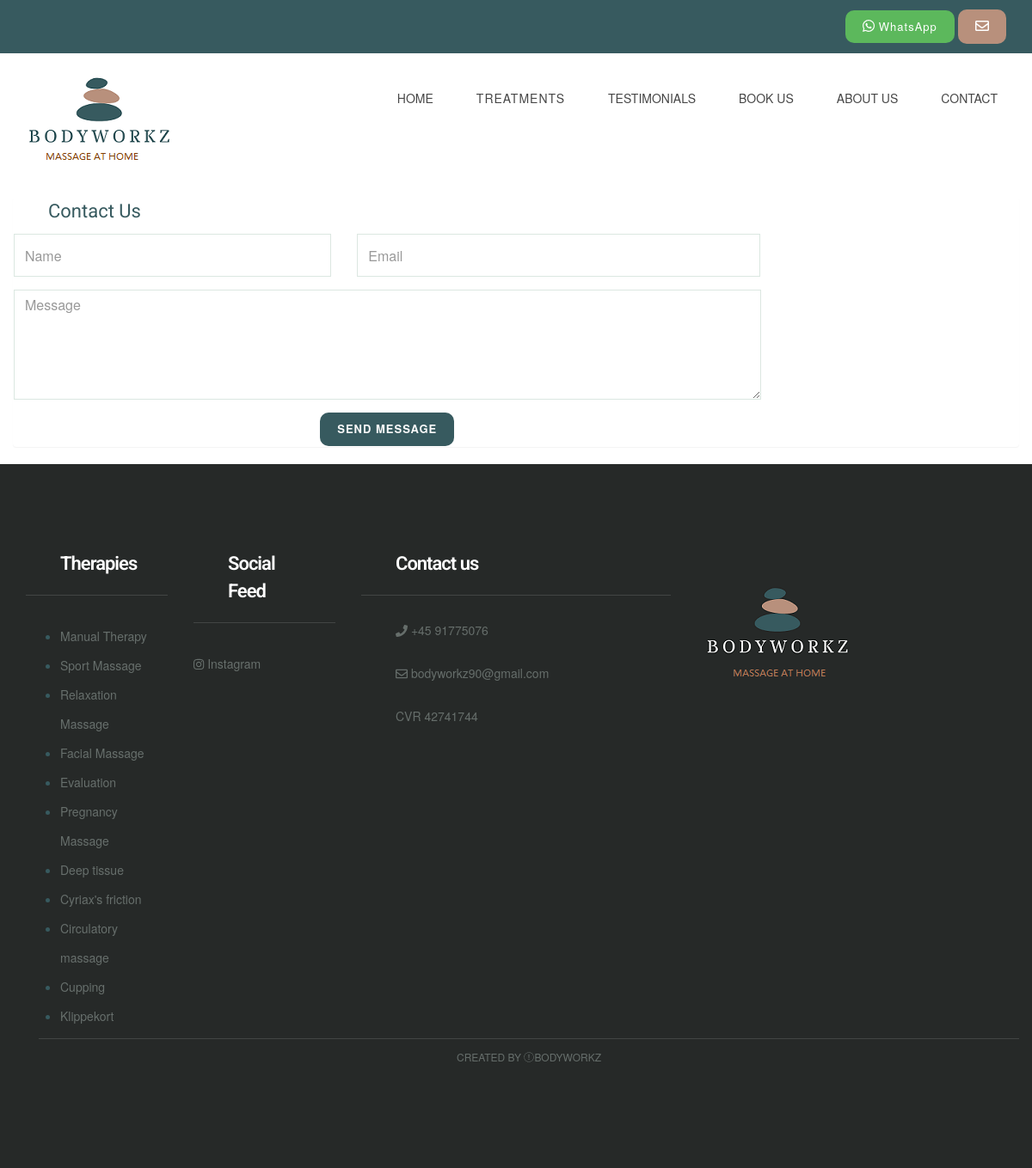
Page /contact/ on the committed database.
### MainApp/models.py (models this page shows, shortened)
class Therapy(models.Model):
    name = models.CharField(max_length=255 , verbose_name = "Nombre")
    image = models.ImageField(verbose_name="Foto", blank=True, null=True, upload_to="Images")
    short_description = models.CharField(max_length=150, verbose_name="Descripcion corta", blank=True, null=True,default="Massage")
    description = models.TextField()
    therapist = models.ManyToManyField(Therapist, verbose_name= "Terapeuta")
    duration = models.CharField(max_length=200, verbose_name = "Duracion", default="--")
    price = models.IntegerField(verbose_name="Precio",blank=True, null=True)
    class Meta:
            verbose_name="Terapia"
            verbose_name_plural="Terapias"

### MainApp/views.py (the view, shortened to what this page needs)
# urls.py: path('contact/', views.contacto ,name ="contacto"),
def contacto(request):
    contact_form = Contactform()
    therapy = Therapy.objects.all()
    return render (request, 'contact.html', {'form':contact_form, 'therapy':therapy })

### MainApp/forms.py
class Contactform(forms.Form):
    name = forms.CharField(required=True, widget=forms.TextInput(
        attrs={'class':'form-control', 'placeholder':'Name'}
    ))
    email = forms.EmailField(required=True, widget=forms.TextInput(
        attrs={'class':'form-control','placeholder':'Email'}
    ))
    content = forms.CharField(required= True, widget=forms.Textarea(
        attrs={"rows":5, "cols":20, 'class':'form-control','placeholder':'Message'}
    ))

### MainApp/templates/contact.html (shortened to what this page needs)
{% extends "base.html" %} {% block content %} {% load static %}
<div class="container ">
    <div class="row ">
        <article id="contact" class="panel">
            <header>
                <h2>Contact Us</h2>
            </header>
            <form action="" method="POST">
                <div>
                    <div class="row">
                        <div class="col-md-4">
                            {{ form.name }}
                        </div>
                        <div class="col-md-5">
                            {{ form.email }}
                        </div>
                        <div class="col-md-9">
                            {{form.content}}
                        </div>
                        <div class="col-md-9" align="center">
                            <input type="submit" class="btn btn-primary" value="Send Message ">
                        </div>
                    </div>
                </div>
            </form>
        </article>
    </div>
</div>
{% endblock %}

### MainApp/templates/base.html (shortened to what this page needs)
<!DOCTYPE html> {% load static %}
<html lang="en">
<head>
    <link href="{% static 'ap1/css/bootstrap.min.css' %}" rel="stylesheet">
    <link href="{% static 'ap1/css/font-awesome.min.css' %}" rel="stylesheet">
    <link href="{% static 'ap1/css/style.css' %}" rel="stylesheet">
</head>
<div class="header-top">
    <div class="container">
        <div class="row">
            <div class="col-lg-12 col-md-8 col-sm-8  col-xs-12">
                <div class="top-text">
                    <span class="text-block call-block">
                        <a href="https://wa.me/+4591775076 " title="click to open whatsapp chat ">
                            <button class="btn btn-success whatsapp-button">
                                <i class="fab fa-whatsapp" style="font-size: 16" aria-hidden="true "></i>
                                <span class="call-no" style="font-weight: 400; text-transform: capitalize">WhatsApp</span>
                    </button>
                    </a>
                    </span><a href="{% url 'contacto' %}" title="Contact Us"><button class="btn text-block mail-block hidden-xs hidden-sm">
                        <i class="fa fa-envelope-o" style="font-size: 16" aria-hidden="true "></i>
                    </button></a>
                </div>
            </div>
        </div>
    </div>
</div>
<div class="header">
    <div class="container">
        <div class="row">
            <div class="col-lg-4     col-md-4 col-sm-12 col-xs-12">
                <a href="{% url 'index' %}"><img src="{% static 'ap1/images/bodyworkz.png' %}" alt=""></a>
            </div>
            </ <div class="col-lg-6 col-md-4 col-sm-12 col-xs-12">
            <div class="navigation">
                <div id="navigation">
                    <ul>
                        <li class="active"><a href="{% url 'index' %}" title="Home">HOME</a></li>
                        <li class="active">
                            <a class="btn btn-secondary dropdown-toggle" href="#" role="button" id="dropdownMenuLink" data-toggle="dropdown" aria-haspopup="true" aria-expanded="false">
                                      Treatments
                                    </a>
                        </li>
                        <li><a href="{% url 'reviews' %}" title="Styleguide">TESTIMONIALS</a> </li>
                        <li>
                            <a href="{% url 'appointment' %}" title="Styleguide">BOOK US</a>
                        </li><li>
                            <a href="{% url 'about-us' %}" title="Styleguide">ABOUT US</a>
                        </li>
                        <li><a href="{% url 'contacto' %}" title="Contact Us">CONTACT</a> </li>
                    </ul>
                </div>
            </div>
        </div>
    </div>
</div>
</div>
{%block content %} {% endblock %}
<div class="footer">
    <div class="container">
        <div class="row">
            <div class="col-lg-2 col-md-3 col-sm-2 col-xs-12">
                <div class="footer-widget">
                    <h2 class="widget-title">Therapies</h2>
                    <ul>
                        {% for terapia in therapy %}
                        <li>
                            <a href="{% url 'article' terapia.id %} " class="tag">{{terapia.name}}</a> {% endfor %}
                        </li>
                    </ul>
                </div>
            </div>
            <div class="col-lg-2 col-md-2 col-sm-2 col-xs-12">
                <div class="footer-widget footer-social">
                    <h2 class="widget-title">Social Feed</h2>
                    <ul class="listnone">
                        <li>
                            <a href="http://instagram.com/_bodyworkz.dk"> <i class="fa fa-instagram"></i> Instagram</a>
                        </li>
                    </ul>
                </div>
            </div>
            <div class="col-lg-4 col-md-2 col-sm-2 col-xs-12">
                <div class="footer-widget footer-social">
                    <h2 class="widget-title">Contact us </h2>
                    <ul class="listnone contact">
                        <li><i class="fa fa-phone"></i> +45 91775076</li>
                        <li><i class="fa fa-envelope-o"></i> bodyworkz90@gmail.com</li>
                        <li> CVR 42741744</li>
                    </ul>
                </div>
            </div>
            <div class="col-lg-2 col-md-2 col-sm-6 col-xs-12">
                <div class="footer-widget footer-social">
                    <a href="{% url 'index' %}"><img src="{% static 'ap1/images/FOOTER.png' %}" alt=""></a>
                </div>
            </div>
        </div>
        <div class="tiny-footer">
            <div class="container">
                <div class="row">
                    <div class="col-lg-12 col-md-12 col-sm-12 col-xs-12">
                        <div class="copyright-content">
                            Created by <i class="fa fa-love"></i>Bodyworkz
                        </div>
                    </div>
                </div>
            </div>
        </div>
    </div>
    </body>
</html>

### MainApp/static/ap1/css/style.css (style rules this page uses)
h1, h2, h3, h4, h5, h6 { margin: 0; padding: 0; margin-bottom: 10px; color: #375a5f; font-weight: 400; font-family: 'Roboto', sans-serif; }
h2 { font-size: 22px; line-height: 32px; padding: 0px 40px 0px 40px; }
ul, ol { margin: 0; }
a { color: #375a5f; text-decoration: none; -webkit-transition: all 0.3s; -moz-transition: all 0.3s; transition: all 0.3s; }
.listnone { list-style: none; padding: 0px; }
.form-control { width: 100%; height: 50px; padding: 6px 12px; font-size: 16px; line-height: 1.42857143; color: #333; background-color: #fff; border: 1px solid #dbe7e1; background-image: none; border-radius: 0px; -webkit-box-shadow: inset 0 0px 0px rgba(255, 255, 255, .075); box-shadow: inset 3px 3px 3px rgba(255, 255, 255, .075); margin-bottom: 15px; }
.btn { display: inline-block; padding: 10px 20px; margin-bottom: 0; font-size: 13px; font-weight: 800; letter-spacing: 1px; line-height: 1.42857143; text-align: center; border: none; text-transform: uppercase; border-radius: 0px; }
.btn-primary { background-color: #375a5f; color: #fafafa; border-radius: 10px; }
.header { background-color: #fff; z-index: 9999; position: relative; padding-top: 20px; padding-bottom: 20px; }
.header-top { background-color: #375a5f; font-size: 15px; padding-top: 11px; padding-bottom: 11px; line-height: 15px; color: #fff; font-weight: 500; }
.top-text { text-align: right; }
.top-text .text-block { padding-left: 20px; color: #fff; line-height: 18px; }
.mail-block { border-radius: 10px; background-color: #b8907c; height: 40px; border: none; font-weight: 400; text-transform: lowercase; }
.whatsapp-button { border-radius: 10px; }
.navigation { float: right; }
#navigation, #navigation ul, #navigation ul li, #navigation ul li a, #navigation #menu-button { margin: 0; padding: 0; border: 0; list-style: none; line-height: 1; display: block; position: relative; -webkit-box-sizing: border-box; -moz-box-sizing: border-box; box-sizing: border-box; }
#navigation:after, #navigation>ul:after { content: "."; display: block; clear: both; visibility: hidden; line-height: 0; height: 0; }
#navigation { margin-top: 10px; }
#navigation>ul>li { float: left; }
#navigation>ul>li>a { padding: 15px 25px; font-size: 14px; color: #474747; text-decoration: none; font-weight: 500; text-transform: uppercase; border-radius:10px; }
.footer { background-color: #262928; padding-top: 100px; padding-bottom: 100px; }
.footer-widget .widget-title { color: #fff; font-weight: 600; letter-spacing: -1px; border-bottom: 1px solid #424544; padding-bottom: 20px; margin-bottom: 30px; }
.footer-widget li a { color: #676f6c; line-height: 34px; }
.footer .contact li { position: relative; padding-left: 40px; display: block; margin-bottom: 15px; padding: 0 0 15px 40px; color: #666e6b; }
.tiny-footer { background-color: #262928; padding-top: 9px; padding-bottom: 9px; font-size: 12px; color: #56575e; text-align: left; text-transform: uppercase; text-align: center; }
.copyright-content { border-top: 1px solid #424544; padding: 12px; color: #676f6c; }
.widget-title { margin-bottom: 20px; }

### rows in the picture
Therapy: name "Manual Therapy"
Therapy: name "Sport Massage"
Therapy: name "Relaxation Massage"
Therapy: name "Facial Massage"
Therapy: name "Evaluation"
Therapy: name "Pregnancy Massage"
Therapy: name "Deep tissue"
Therapy: name "Cyriax's friction"
Therapy: name "Circulatory massage"
Therapy: name "Cupping"
Therapy: name "Klippekort"
